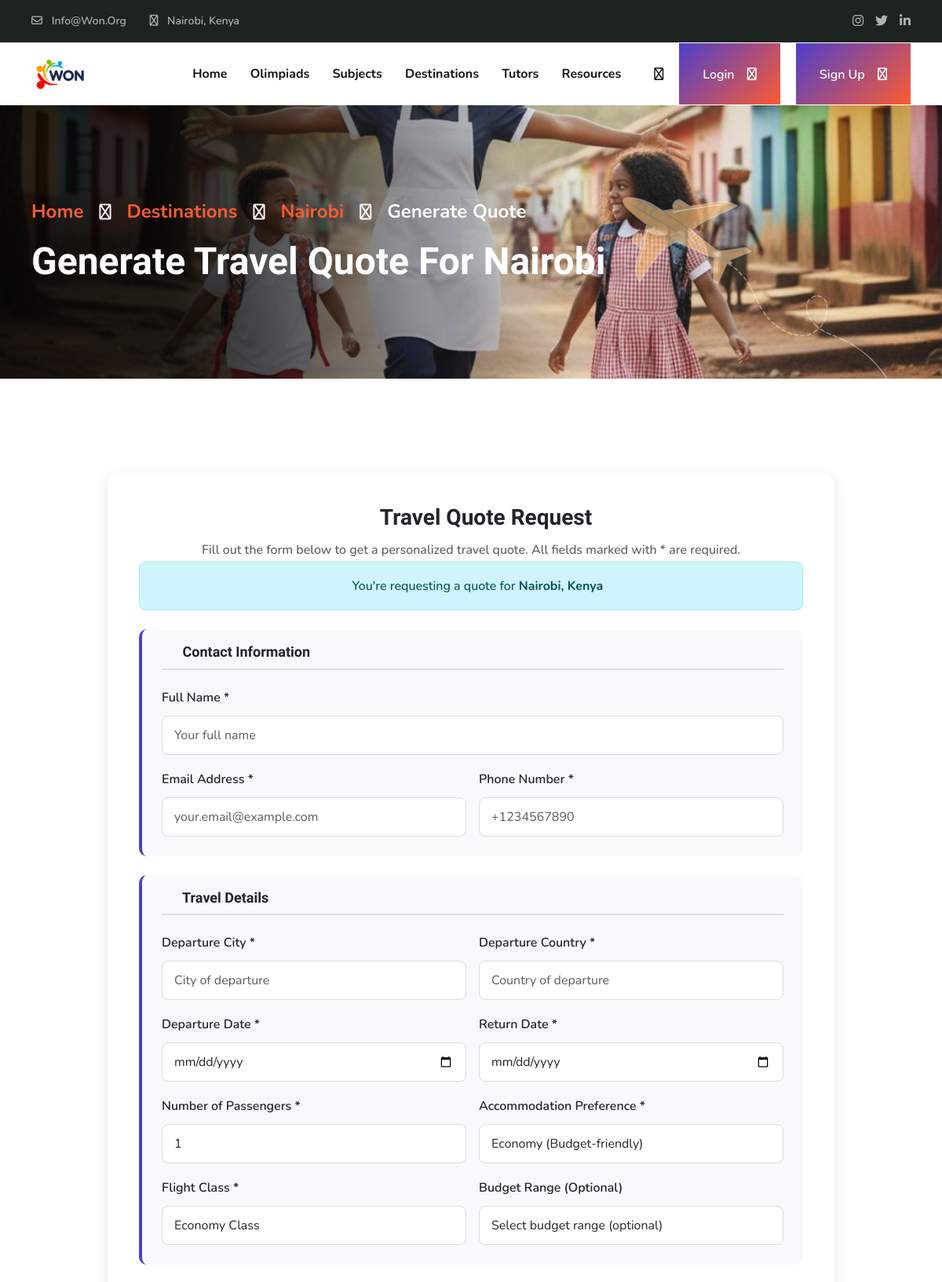
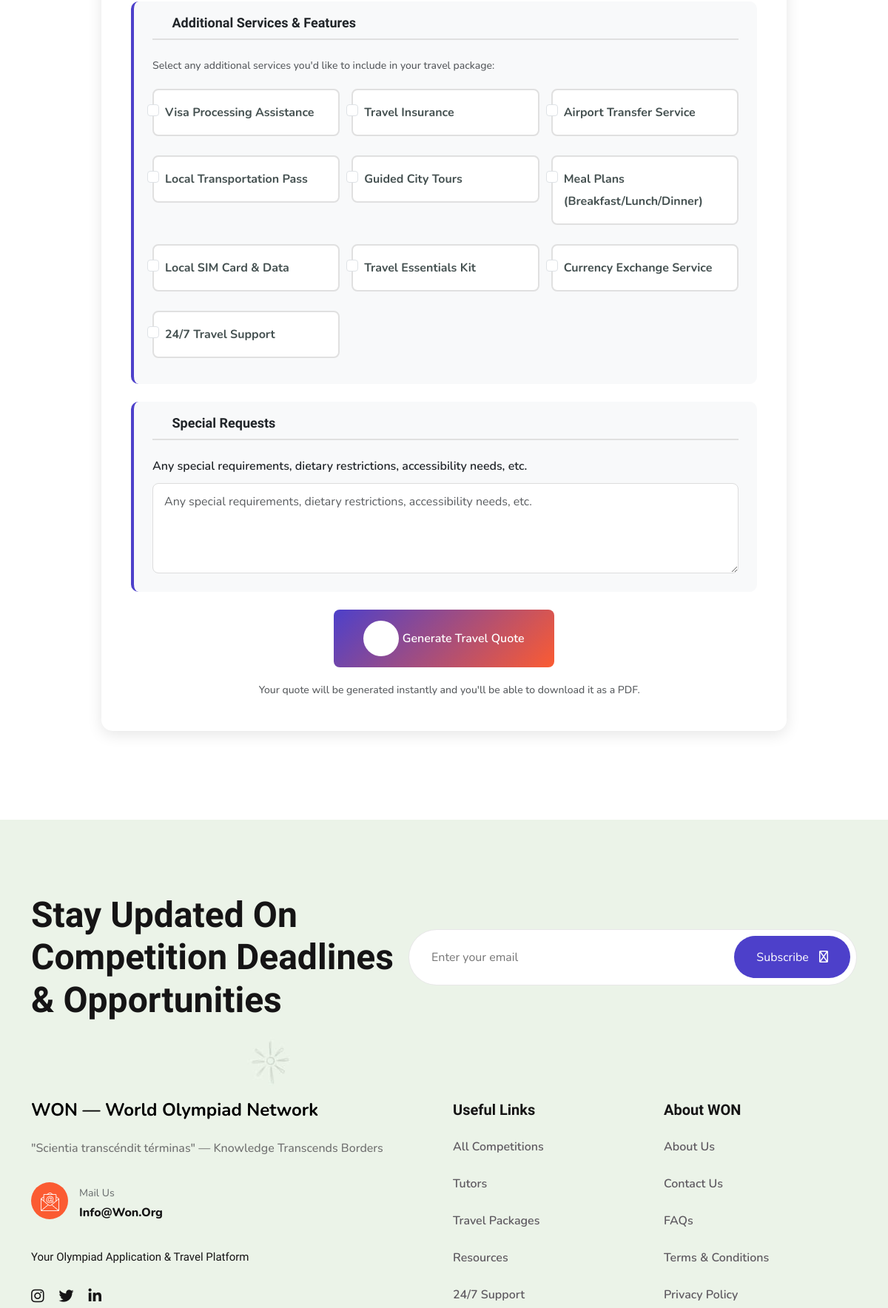
Screenshot of /travel-quote/europe/ (upper part) with the database file from the repository (2 pictures, top to bottom).
### backend/models.py (models this page shows, shortened)
class Destination(models.Model):
    REGION_CHOICES = (
        ('africa', 'Africa'),
        ('europe', 'Europe'),
        ('asia', 'Asia'),
        ('north_america', 'North America'),
        ('south_america', 'South America'),
        ('middle_east', 'Middle East'),
        ('oceania', 'Oceania'),
        ('caribbean', 'Caribbean & Central America'),
    )
    id = models.UUIDField(primary_key=True, default=uuid.uuid4, editable=False)
    name = models.CharField(max_length=255)
    slug = models.SlugField(max_length=255, unique=True, blank=True)
    region = models.CharField(max_length=50, choices=REGION_CHOICES)
    country = models.CharField(max_length=100)
    city = models.CharField(max_length=100)
    continent = models.CharField(max_length=50, blank=True, null=True)
    iframe_url = models.CharField(max_length=800, blank=True, null=True)
    description = models.TextField(blank=True, null=True)
    image = models.ImageField(upload_to='destinations/', blank=True, null=True)
    package_price_min = models.DecimalField(max_digits=10, decimal_places=2, null=True, blank=True)
    package_price_max = models.DecimalField(max_digits=10, decimal_places=2, null=True, blank=True)
    currency = models.CharField(max_length=3, default='USD')
    timezone = models.CharField(max_length=50, blank=True, null=True)
    climate_info = models.TextField(blank=True, null=True)
    visa_requirements = models.TextField(blank=True, null=True)
    total_olympiads = models.PositiveIntegerField(default=0)
    is_active = models.BooleanField(default=True)
    created_at = models.DateTimeField(auto_now_add=True)
    updated_at = models.DateTimeField(auto_now=True)
    class Meta:
        db_table = 'destinations'
        verbose_name = 'Destination'
        verbose_name_plural = 'Destinations'
        ordering = ['region', 'country', 'city']
        indexes = [
            models.Index(fields=['region', 'country']),
        ]

### core/views.py (the view, shortened to what this page needs)
# urls.py: path('travel-quote/', views.generate_travel_quote, name='generate-travel-quote'),
def generate_travel_quote(request, slug=None):
    destination = None
    if slug:
        destination = get_object_or_404(Destination, slug=slug, is_active=True)
    quote = None
    form = TravelQuoteRequestForm()
    if destination:
        initial = {}
        form = TravelQuoteRequestForm(initial=initial)
    context = {
        'form': form,
        'destination': destination,
        'quote': quote,
    }
    return render(request, 'frontend/travel-quote.html', context)

### templates/frontend/travel-quote.html (shortened to what this page needs)
{% extends 'frontend/base.html' %}
{% load static %}
{% block content %}
<div class="breadcrumb-wrapper section-padding bg-cover" style="background-image: url('{% if destination and destination.image %}{{ destination.image.url }}{% else %}{% static 'img/breadcrumb-bg.jpg' %}{% endif %}');">
    <div class="container-fluid">
        <div class="page-heading">
            <ul class="breadcrumb-items wow fadeInUp" data-wow-delay=".3s">
                <li><a href="{% url 'index' %}">Home</a></li>
                <li><i class="far fa-slash"></i></li>
                <li><a href="{% url 'destination' %}">Destinations</a></li>
                {% if destination %}
                <li><i class="far fa-slash"></i></li>
                <li><a href="{% url 'destination-details' destination.slug %}">{{ destination.city }}</a></li>
                {% endif %}
                <li><i class="far fa-slash"></i></li>
                <li>Generate Quote</li>
            </ul>
            <h1 class="wow fadeInUp" data-wow-delay=".5s">Generate Travel Quote{% if destination %} for {{ destination.city }}{% endif %}</h1>
        </div>
    </div>
    <div class="plane-shape float-bob-x">
        <img src="{% static 'img/breadcrumb-plane.png' %}" alt="img">
    </div>
</div>
<section class="destination-details-section section-padding">
    <div class="container">
        <div class="row justify-content-center">
            <div class="col-lg-10">
                <div class="quote-form-wrapper wow fadeInUp" data-wow-delay=".3s">
                    <div class="quote-form-header text-center mb-4">
                        <h2><i class="fas fa-plane"></i> Travel Quote Request</h2>
                        <p class="text-muted">Fill out the form below to get a personalized travel quote. All fields marked with * are required.</p>
                        {% if destination %}
                        <div class="alert alert-info">
                            <i class="fas fa-info-circle"></i> You're requesting a quote for <strong>{{ destination.city }}, {{ destination.country }}</strong>
                        </div>
                        {% endif %}
                    </div>
                    <form method="POST" id="travelQuoteForm" class="quote-form">
                        <div class="form-section mb-4">
                            <h4 class="section-title"><i class="fas fa-user"></i> Contact Information</h4>
                            <div class="row g-3">
                                <div class="col-md-12">
                                    <label for="{{ form.full_name.id_for_label }}" class="form-label">Full Name *</label>
                                    {{ form.full_name }}
                                </div>
                                <div class="col-md-6">
                                    <label for="{{ form.email.id_for_label }}" class="form-label">Email Address *</label>
                                    {{ form.email }}
                                </div>
                                <div class="col-md-6">
                                    <label for="{{ form.phone.id_for_label }}" class="form-label">Phone Number *</label>
                                    {{ form.phone }}
                                </div>
                            </div>
                        </div>
                        <div class="form-section mb-4">
                            <h4 class="section-title"><i class="fas fa-map-marked-alt"></i> Travel Details</h4>
                            <div class="row g-3">
                                <div class="col-md-6">
                                    <label for="{{ form.departure_city.id_for_label }}" class="form-label">Departure City *</label>
                                    {{ form.departure_city }}
                                </div>
                                <div class="col-md-6">
                                    <label for="{{ form.departure_country.id_for_label }}" class="form-label">Departure Country *</label>
                                    {{ form.departure_country }}
                                </div>
                                <div class="col-md-6">
                                    <label for="{{ form.departure_date.id_for_label }}" class="form-label">Departure Date *</label>
                                    {{ form.departure_date }}
                                </div>
                                <div class="col-md-6">
                                    <label for="{{ form.return_date.id_for_label }}" class="form-label">Return Date *</label>
                                    {{ form.return_date }}
                                </div>
                                <div class="col-md-6">
                                    <label for="{{ form.number_of_passengers.id_for_label }}" class="form-label">Number of Passengers *</label>
                                    {{ form.number_of_passengers }}
                                </div>
                                <div class="col-md-6">
                                    <label for="{{ form.accommodation_preference.id_for_label }}" class="form-label">Accommodation Preference *</label>
                                    {{ form.accommodation_preference }}
                                </div>
                                <div class="col-md-6">
                                    <label for="{{ form.flight_class.id_for_label }}" class="form-label">Flight Class *</label>
                                    {{ form.flight_class }}
                                </div>
                                <div class="col-md-6">
                                    <label for="{{ form.budget_range.id_for_label }}" class="form-label">Budget Range (Optional)</label>
                                    {{ form.budget_range }}
                                </div>
                            </div>
                        </div>
                        <div class="form-section mb-4">
                            <h4 class="section-title"><i class="fas fa-star"></i> Additional Services & Features</h4>
                            <p class="text-muted small mb-3">Select any additional services you'd like to include in your travel package:</p>
                            <div class="addon-features">
                                <div class="row g-3">
                                    {% for choice in form.addon_features %}
                                    <div class="col-md-6 col-lg-4">
                                        <div class="form-check addon-item">
                                            {{ choice.tag }}
                                            <label class="form-check-label" for="{{ choice.id_for_label }}">
                                                <strong>{{ choice.choice_label }}</strong>
                                            </label>
                                        </div>
                                    </div>
                                    {% endfor %}
                                </div>
                            </div>
                        </div>
                        <div class="form-section mb-4">
                            <h4 class="section-title"><i class="fas fa-comments"></i> Special Requests</h4>
                            <label for="{{ form.special_requests.id_for_label }}" class="form-label">Any special requirements, dietary restrictions, accessibility needs, etc.</label>
                            {{ form.special_requests }}
                        </div>
                        <div class="form-actions text-center mt-4">
                            <button type="submit" class="theme-btn">
                                <i class="fas fa-paper-plane"></i> Generate Travel Quote
                            </button>
                            <p class="text-muted small mt-3">
                                <i class="fas fa-info-circle"></i> Your quote will be generated instantly and you'll be able to download it as a PDF.
                            </p>
                        </div>
                    </form>
                </div>
            </div>
        </div>
    </div>
</section>
{% endblock %}

### templates/frontend/travel-quote.html (style rules this page uses)
.quote-form-wrapper { background: white; border-radius: 15px; padding: 40px; box-shadow: 0 5px 20px rgba(0,0,0,0.1); }
.quote-form-header h2 { color: #212529; font-size: 28px; margin-bottom: 10px; }
.quote-form-header h2 i { color: var(--theme-color); margin-right: 10px; }
.form-section { background: #f8f9fa; padding: 25px; border-radius: 10px; border-left: 4px solid var(--theme-color); }
.section-title { color: #212529; font-size: 18px; font-weight: 600; margin-bottom: 20px; padding-bottom: 10px; border-bottom: 2px solid #e0e0e0; }
.section-title i { color: var(--theme-color); margin-right: 8px; }
.form-label { font-weight: 600; color: #212529; margin-bottom: 8px; }
.form-control, .form-select { border: 1px solid #ddd; border-radius: 8px; padding: 12px 15px; transition: all 0.3s ease; }
.addon-features { margin-top: 15px; }
.addon-item { background: white; padding: 15px; border-radius: 8px; border: 2px solid #e0e0e0; transition: all 0.3s ease; margin-bottom: 10px; }
.theme-btn { background: linear-gradient(135deg, var(--theme-color) 0%, var(--theme-color-2) 100%); border: none; color: white; padding: 15px 40px; font-size: 16px; font-weight: 600; border-radius: 8px; transition: all 0.3s ease; cursor: pointer; }
.alert { border-radius: 8px; padding: 15px; }

### rows the page displays
Destination: image (picture), city "Nairobi", country "Kenya"

### other values shown
{{ choice.choice_label }} "Visa Processing Assistance" "Travel Insurance" "Airport Transfer Service" "Local Transportation Pass" "Guided City Tours" "Meal Plans (Breakfast/Lunch/Dinner)" "Local SIM Card & Data" "Travel Essentials Kit" "Currency Exchange Service" "24/7 Travel Support"
